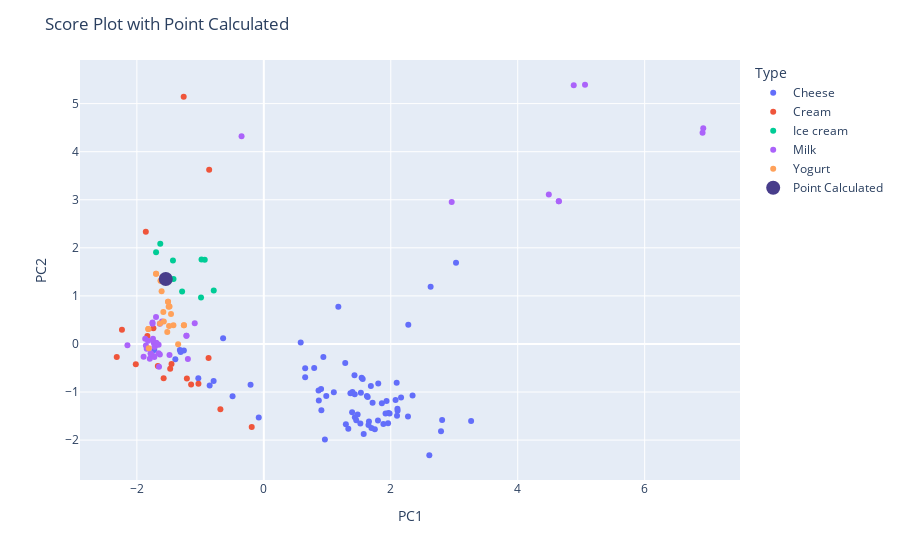

The code cell stored with this chart in its notebook:
### Code cell
fig = px.scatter(pca2_results, x = 0, y = 1, color = type_data['Type']) # create 2D scoreplot for PC1 and PC2
fig.update_layout(
    title = 'Score Plot with Point Calculated',
    xaxis_title = "PC1",
    yaxis_title = "PC2",
    legend_title = "Type"
)

fig.add_trace( # plot the calculated score on the score plot
    go.Scatter(
        mode = 'markers',
        x = [score[0, 0]],
        y = [score[0, 1]],
        marker = dict(
            color = 'darkslateblue',
            size = 14,
        ),
        showlegend = True,
        name = 'Point Calculated'
    )
)

fig.show()

### Figure 1 — Plotly figure (JSON) as saved in the notebook; plotly's stock layout.template omitted (floating-point values rounded to 4 significant figures)
{"data": [{"hovertemplate": "color=Cheese<br>0=%{x}<br>1=%{y}<extra></extra>", "legendgroup": "Cheese", "marker": {"color": "#636efa", "symbol": "circle"}, "mode": "markers", "name": "Cheese", "orientation": "v", "showlegend": true, "type": "scatter", "x": [0.7936, -1.259, -0.4922, 1.103, 1.434, 2.271, 0.6515, -0.6413, 1.803, 1.428, 1.541, 2.628, 2.343, 2.608, 1.283, 2.792, 2.099, 2.107, 2.076, 2.162, 2.809, 3.265, 0.8621, 0.9624, 1.558, 1.686, 1.456, 1.883, 1.521, 1.957, 1.574, 1.964, 1.981, 1.293, 1.391, 2.105, -0.2088, 1.696, 1.656, 1.86, 1.478, 1.749, 1.918, 1.432, 1.714, 1.637, 0.9069, 1.529, 1.649, -1.323, 0.9839, 1.798, 0.8664, 1.365, -0.853, 1.331, -1.394, 1.396, 1.624, -0.07966, 2.276, 1.933, -1.311, -1.032, -0.7905, 0.9022, 2.093, -1.726, 0.6516, 3.028, 0.9383, 0.5813, 1.174], "xaxis": "x", "y": [-0.499, -0.1387, -1.091, -1.003, -1.525, -1.508, -0.6941, 0.1173, -0.821, -0.6492, -0.7038, 1.19, -1.071, -2.316, -0.3947, -1.816, -1.491, -1.39, -1.165, -1.115, -1.582, -1.606, -0.9674, -1.99, -0.7291, -0.8734, -1.588, -1.666, -1.655, -1.652, -1.873, -1.438, -1.447, -1.672, -1.423, -1.348, -0.849, -1.75, -1.611, -1.234, -1.468, -1.776, -1.447, -1.047, -1.223, -1.103, -1.38, -1.016, -1.684, -0.1239, -1.082, -1.592, -1.178, -1.027, -0.8651, -1.763, -0.3169, -1.001, -1.085, -1.533, 0.401, -1.187, -0.167, -0.7133, -0.7706, -0.938, -0.8084, -0.1267, -0.5046, 1.688, -0.2709, 0.03031, 0.7755], "yaxis": "y"}, {"hovertemplate": "color=Cream<br>0=%{x}<br>1=%{y}<extra></extra>", "legendgroup": "Cream", "marker": {"color": "#EF553B", "symbol": "circle"}, "mode": "markers", "name": "Cream", "orientation": "v", "showlegend": true, "type": "scatter", "x": [-0.8703, -1.03, -1.669, -1.212, -1.475, -1.859, -0.1905, -0.6839, -1.146, -1.578, -1.454, -2.017, -1.739, -2.317, -2.235, -1.835, -0.8609, -1.262], "xaxis": "x", "y": [-0.2914, -0.8304, -0.4565, -0.7179, -0.5139, 2.334, -1.729, -1.357, -0.8419, -0.7157, -0.4175, -0.4226, 0.3292, -0.2703, 0.2931, 0.1662, 3.626, 5.141], "yaxis": "y"}, {"hovertemplate": "color=Ice cream<br>0=%{x}<br>1=%{y}<extra></extra>", "legendgroup": "Ice cream", "marker": {"color": "#00cc96", "symbol": "circle"}, "mode": "markers", "name": "Ice cream", "orientation": "v", "showlegend": true, "type": "scatter", "x": [-1.287, -0.989, -0.9812, -0.9307, -1.431, -1.631, -1.697, -1.539, -0.7887, -1.423], "xaxis": "x", "y": [1.093, 0.965, 1.76, 1.751, 1.737, 2.084, 1.906, 1.419, 1.114, 1.353], "yaxis": "y"}, {"hovertemplate": "color=Milk<br>0=%{x}<br>1=%{y}<extra></extra>", "legendgroup": "Milk", "marker": {"color": "#ab63fa", "symbol": "circle"}, "mode": "markers", "name": "Milk", "orientation": "v", "showlegend": true, "type": "scatter", "x": [-1.72, -1.72, -1.754, -1.753, -1.603, -1.698, -1.796, -1.894, -1.857, -1.657, -1.735, -1.699, -1.869, 4.648, 4.648, 2.96, 6.923, 5.06, 6.912, 4.882, -1.782, -1.845, -1.739, -1.724, -1.823, -1.697, -1.686, -1.651, -1.196, -1.781, -1.746, -1.638, -1.657, -2.148, -1.486, -1.219, -1.219, -1.088, -1.638, -0.3505, 4.49], "xaxis": "x", "y": [-0.05429, -0.05572, 0.4475, 0.4226, 0.4686, 0.5623, -0.3063, -0.2667, -0.03217, -0.01408, 0.02375, 0.02664, 0.1093, 2.969, 2.969, 2.956, 4.486, 5.393, 4.395, 5.383, -0.1987, -0.1003, -0.2486, -0.2699, 0.06828, 0.006639, 0.01615, -0.4735, -0.312, -0.1992, 0.1058, -0.2174, -0.1916, -0.02602, -0.2296, 0.1727, 0.1727, 0.4318, 0.4224, 4.321, 3.109], "yaxis": "y"}, {"hovertemplate": "color=Yogurt<br>0=%{x}<br>1=%{y}<extra></extra>", "legendgroup": "Yogurt", "marker": {"color": "#FFA15A", "symbol": "circle"}, "mode": "markers", "name": "Yogurt", "orientation": "v", "showlegend": true, "type": "scatter", "x": [-1.697, -1.424, -1.35, -1.812, -1.521, -1.82, -1.82, -1.493, -1.583, -1.462, -1.499, -1.485, -1.575, -1.509, -1.509, -1.258, -1.258, -1.635, -1.625, -1.625, -1.597, -1.554, -1.554, -1.61, -1.697], "xaxis": "x", "y": [1.462, 0.3914, -0.004974, -0.08747, 0.2466, 0.3112, 0.3112, 0.3712, 0.6661, 0.6221, 0.7747, 0.7771, 0.4687, 0.88, 0.88, 0.3912, 0.3912, 0.4272, 1.315, 1.315, 1.394, 1.365, 1.365, 1.097, 1.462], "yaxis": "y"}, {"marker": {"color": "darkslateblue", "size": 14}, "mode": "markers", "name": "Point Calculated", "showlegend": true, "type": "scatter", "x": [-1.545], "y": [1.352]}], "layout": {"legend": {"title": {"text": "Type"}, "tracegroupgap": 0}, "margin": {"t": 60}, "title": {"text": "Score Plot with Point Calculated"}, "xaxis": {"anchor": "y", "domain": [0, 1], "title": {"text": "PC1"}}, "yaxis": {"anchor": "x", "domain": [0, 1], "title": {"text": "PC2"}}}}
